Frame 1 (no input): blank canvas, image omitted
Frame 60 (the mouse pressed at the canvas centre just before this capture): blank canvas, image omitted
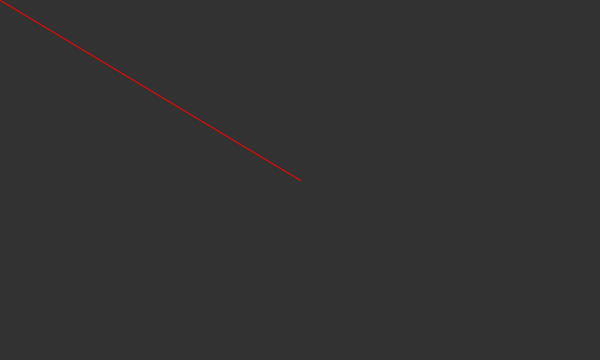
Frame 120 (the mouse held since frame 60 and released just before this capture)

The Processing sketch whose frames 1 and 60 were blank and that drew this single picture after the mouse press (run headless with seeded random() and noise(); from frame 60 on, the mouse is pressed at the canvas centre):

// Processing sketch: First
// ── First.pde

int left, right;

void setup()
{
  size(600, 360);
  

  left = 30;
  right = 30;
  
  background(50);
}

void draw()
{ 
  //background(50);
  rectMode(CENTER);
  //rect(mouseX, mouseY, 100, 100);
  
  stroke(255, 0, 0);
  
  if(mousePressed)
  {
    line(pmouseX, pmouseY, mouseX, mouseY);
  }
  
  

  redraw();
}
